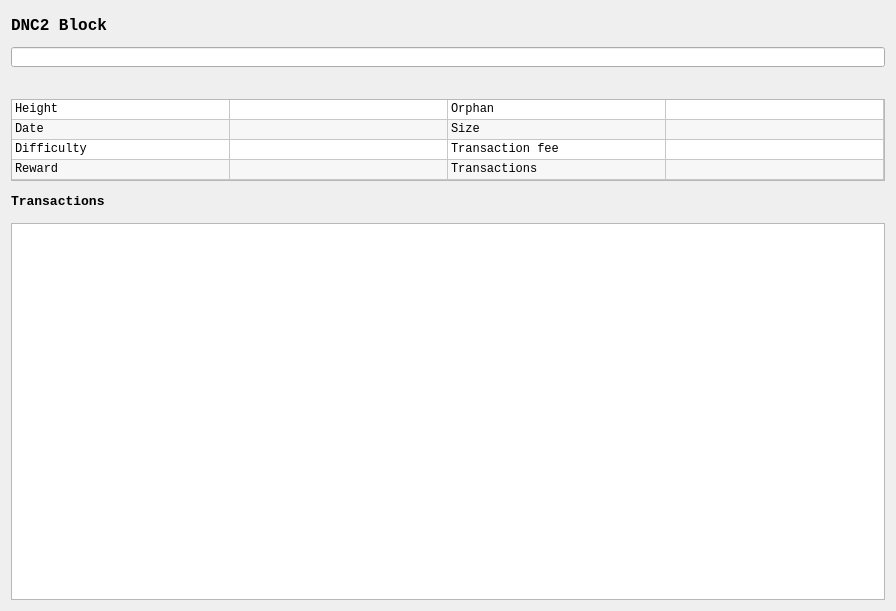
<?xml version="1.0" encoding="UTF-8"?>
<ui version="4.0">
 <class>BlockTransactionsDialog</class>
 <widget class="QDialog" name="BlockTransactionsDialog">
  <property name="geometry">
   <rect>
    <x>0</x>
    <y>0</y>
    <width>896</width>
    <height>611</height>
   </rect>
  </property>
  <property name="minimumSize">
   <size>
    <width>896</width>
    <height>611</height>
   </size>
  </property>
  <property name="maximumSize">
   <size>
    <width>896</width>
    <height>611</height>
   </size>
  </property>
  <property name="font">
   <font>
    <family>Courier New</family>
   </font>
  </property>
  <property name="windowTitle">
   <string>Block Details</string>
  </property>
  <layout class="QVBoxLayout" name="verticalLayout">
   <item>
    <widget class="QLabel" name="m_label_blockdetail">
     <property name="minimumSize">
      <size>
       <width>200</width>
       <height>30</height>
      </size>
     </property>
     <property name="maximumSize">
      <size>
       <width>16777215</width>
       <height>30</height>
      </size>
     </property>
     <property name="font">
      <font>
       <family>Courier New</family>
      </font>
     </property>
     <property name="text">
      <string>&lt;html&gt;&lt;head/&gt;&lt;body&gt;&lt;p&gt;&lt;span style=&quot; font-size:12pt; font-weight:600;&quot;&gt;DNC2 Block&lt;/span&gt;&lt;/p&gt;&lt;/body&gt;&lt;/html&gt;</string>
     </property>
    </widget>
   </item>
   <item>
    <widget class="QLineEdit" name="lineEdit_hash">
     <property name="minimumSize">
      <size>
       <width>0</width>
       <height>20</height>
      </size>
     </property>
     <property name="maximumSize">
      <size>
       <width>16777215</width>
       <height>20</height>
      </size>
     </property>
     <property name="readOnly">
      <bool>true</bool>
     </property>
    </widget>
   </item>
   <item>
    <widget class="QLabel" name="m_label_hash">
     <property name="minimumSize">
      <size>
       <width>200</width>
       <height>20</height>
      </size>
     </property>
     <property name="maximumSize">
      <size>
       <width>16777215</width>
       <height>20</height>
      </size>
     </property>
     <property name="text">
      <string/>
     </property>
    </widget>
   </item>
   <item>
    <widget class="QTableWidget" name="m_tableWidget_blockdetail">
     <property name="minimumSize">
      <size>
       <width>0</width>
       <height>82</height>
      </size>
     </property>
     <property name="maximumSize">
      <size>
       <width>16777215</width>
       <height>82</height>
      </size>
     </property>
     <property name="font">
      <font>
       <family>Courier New</family>
      </font>
     </property>
     <property name="editTriggers">
      <set>QAbstractItemView::NoEditTriggers</set>
     </property>
     <property name="alternatingRowColors">
      <bool>true</bool>
     </property>
     <property name="rowCount">
      <number>4</number>
     </property>
     <property name="columnCount">
      <number>4</number>
     </property>
     <attribute name="horizontalHeaderVisible">
      <bool>false</bool>
     </attribute>
     <attribute name="horizontalHeaderCascadingSectionResizes">
      <bool>true</bool>
     </attribute>
     <attribute name="horizontalHeaderDefaultSectionSize">
      <number>218</number>
     </attribute>
     <attribute name="horizontalHeaderMinimumSectionSize">
      <number>218</number>
     </attribute>
     <attribute name="horizontalHeaderStretchLastSection">
      <bool>false</bool>
     </attribute>
     <attribute name="verticalHeaderVisible">
      <bool>false</bool>
     </attribute>
     <attribute name="verticalHeaderDefaultSectionSize">
      <number>20</number>
     </attribute>
     <attribute name="verticalHeaderMinimumSectionSize">
      <number>20</number>
     </attribute>
     <row/>
     <row/>
     <row/>
     <row/>
     <column/>
     <column/>
     <column/>
     <column/>
     <item row="0" column="0">
      <property name="text">
       <string>Height</string>
      </property>
     </item>
     <item row="0" column="2">
      <property name="text">
       <string>Orphan</string>
      </property>
     </item>
     <item row="1" column="0">
      <property name="text">
       <string>Date</string>
      </property>
     </item>
     <item row="1" column="2">
      <property name="text">
       <string>Size</string>
      </property>
     </item>
     <item row="2" column="0">
      <property name="text">
       <string>Difficulty</string>
      </property>
     </item>
     <item row="2" column="2">
      <property name="text">
       <string>Transaction fee</string>
      </property>
     </item>
     <item row="3" column="0">
      <property name="text">
       <string>Reward</string>
      </property>
     </item>
     <item row="3" column="2">
      <property name="text">
       <string>Transactions</string>
      </property>
     </item>
    </widget>
   </item>
   <item>
    <widget class="QLabel" name="m_label_transactions">
     <property name="minimumSize">
      <size>
       <width>100</width>
       <height>30</height>
      </size>
     </property>
     <property name="maximumSize">
      <size>
       <width>16777215</width>
       <height>30</height>
      </size>
     </property>
     <property name="font">
      <font>
       <family>Courier New</family>
      </font>
     </property>
     <property name="text">
      <string>&lt;html&gt;&lt;head/&gt;&lt;body&gt;&lt;p&gt;&lt;span style=&quot; font-size:10pt; font-weight:600;&quot;&gt;Transactions&lt;/span&gt;&lt;/p&gt;&lt;/body&gt;&lt;/html&gt;</string>
     </property>
    </widget>
   </item>
   <item>
    <widget class="QTreeView" name="m_blocktransactionsView">
     <property name="editTriggers">
      <set>QAbstractItemView::AnyKeyPressed|QAbstractItemView::CurrentChanged|QAbstractItemView::EditKeyPressed|QAbstractItemView::SelectedClicked</set>
     </property>
     <property name="alternatingRowColors">
      <bool>true</bool>
     </property>
     <property name="rootIsDecorated">
      <bool>false</bool>
     </property>
     <property name="uniformRowHeights">
      <bool>true</bool>
     </property>
     <property name="itemsExpandable">
      <bool>false</bool>
     </property>
     <attribute name="headerCascadingSectionResizes">
      <bool>true</bool>
     </attribute>
    </widget>
   </item>
  </layout>
 </widget>
 <resources/>
 <connections>
  <connection>
   <sender>m_blocktransactionsView</sender>
   <signal>doubleClicked(QModelIndex)</signal>
   <receiver>BlockTransactionsDialog</receiver>
   <slot>showBlockTransactionDetail(QModelIndex)</slot>
   <hints>
    <hint type="sourcelabel">
     <x>438</x>
     <y>307</y>
    </hint>
    <hint type="destinationlabel">
     <x>438</x>
     <y>307</y>
    </hint>
   </hints>
  </connection>
 </connections>
 <slots>
  <slot>showBlockTransactionDetail(QModelIndex)</slot>
 </slots>
</ui>
